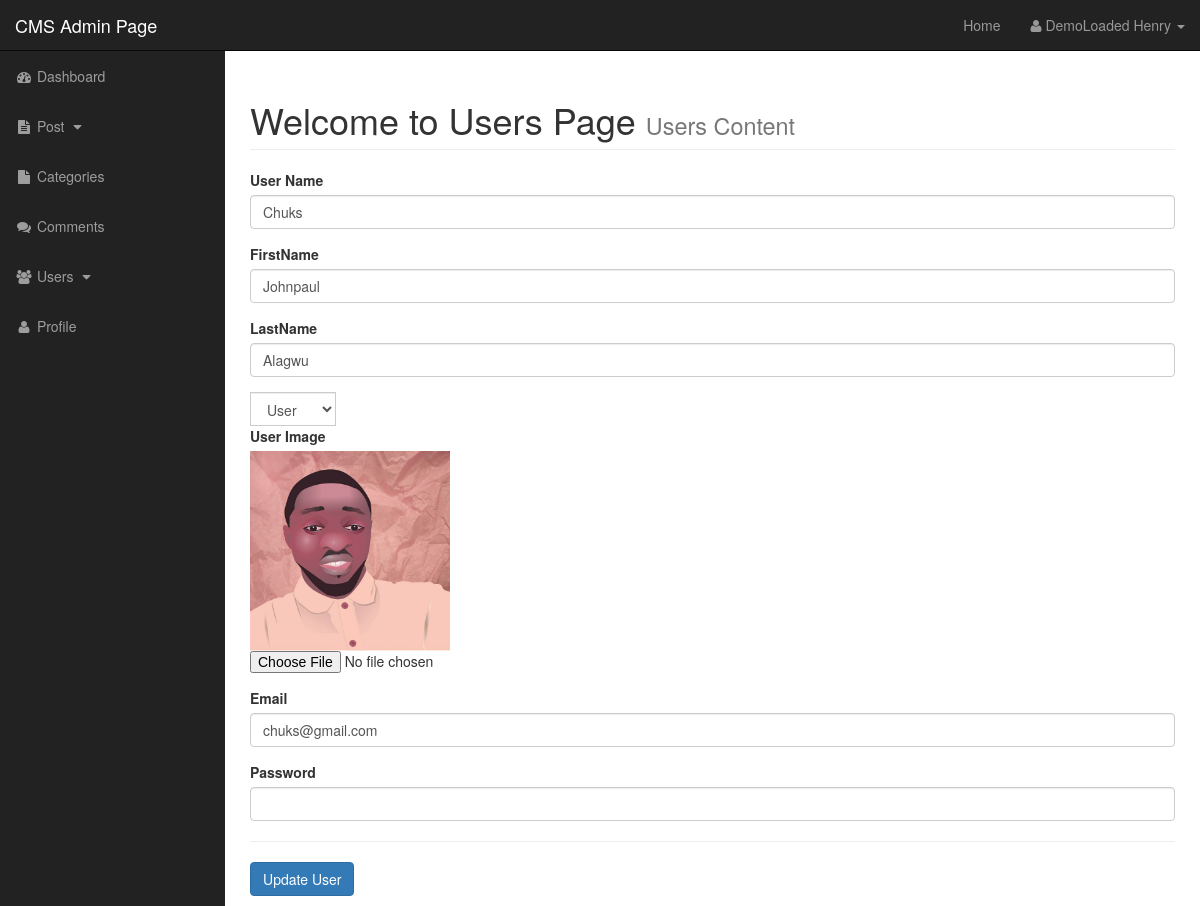
/admin/users.php?source=edit_user&u_id=2 (signed in), run on the app's committed database.
### tables this page shows
CREATE TABLE `users` (
  `user_id` int(3) NOT NULL,
  `user_name` varchar(255) NOT NULL,
  `user_firstname` varchar(255) NOT NULL,
  `user_lastname` varchar(255) NOT NULL,
  `user_password` varchar(255) NOT NULL,
  `user_email` varchar(255) NOT NULL,
  `user_image` text NOT NULL,
  `user_role` varchar(255) NOT NULL,
  `randsalt` varchar(255) NOT NULL
);

### admin/includes/admin_edit_user.php (the view, shortened to what this page needs)
<?php
if (isset($_GET['u_id'])) {
	$user_id = $_GET['u_id'];
} else {
	echo "Wrong User ID";
}
$query = "SELECT * FROM users WHERE user_id='{$user_id}'";
$run_query = mysqli_query($con, $query);
while ($row = mysqli_fetch_array($run_query)) {
	$user_name = $row['user_name'];
	$user_firstname = $row['user_firstname'];
	$user_lastname = $row['user_lastname'];
	$user_email = $row['user_email'];
	$user_password = $row['user_password'];
	$user_image = $row['user_image'];
	$user_role = $row['user_role'];
}
?>
<form role="form" action="" method="POST" enctype="multipart/form-data">
<div class="form-group">
		<label for="user_title">User Name</label>
		<input type="text" name="user_name" class="form-control" value="<?php echo $user_name; ?>" required>
	</div>
	<div class="form-group">
		<label for="user_author">FirstName</label>
		<input type="text" name="user_firstname" class="form-control" value="<?php echo $user_firstname; ?>" required>
	</div>
	<div class="form-group">
		<label for="user_status">LastName</label>
		<input type="text" name="user_lastname" class="form-control" value="<?php echo $user_lastname; ?>" required>
	</div>
		<div class="input-group">
		<select class="form-control" name="user_role" id="">
		    <option value='User'><?php echo $user_role; ?></option>
	    </select>
	</div>
		<div class="form-group">
		<label for="post_image">User Image</label>
		<img class="img-responsive" width="200" src="../img/<?php echo $user_image; ?>" alt="Photo">
		<input type="file" name="user_image">
	</div>
	<div class="form-group">
		<label for="user_tag">Email</label>
		<input type="email" name="user_email" class="form-control" value="<?php echo $user_email; ?>" required>
	</div>
	<div class="form-group">
		<label for="user_tag">Password</label>
		<input type="password" name="user_password" class="form-control" value="<?php echo $user_password; ?>" required>
	</div>
<hr>
<button type="submit" name="update_user" class="btn btn-primary" value="Update User">Update User</button>
</form>

### admin/css/sb-admin.css (style rules this page uses)
body { margin-top: 100px; background-color: #222; }
@media (min-width:768px) { body { margin-top: 50px; } }

### data on the page
users: user_name "Chuks", user_firstname "Johnpaul", user_lastname "Alagwu", user_role "User", user_image (picture), user_email "chuks@gmail.com"

### other printed values
$_SESSION['firstname'] "DemoLoaded"
$_SESSION['lastname'] "Henry"
